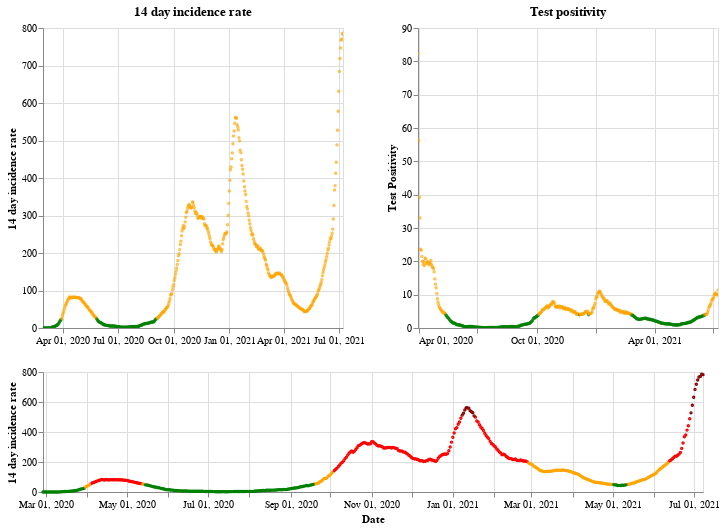

Source (notebook cell):
### Markdown cell above
## Scotland

### Code cell
plot_traffic_light('Scotland')

### Figure 1 — Vega-Lite specification as saved in the notebook (floating-point values rounded to 4 significant figures; data arrays with more than 128 entries replaced by an {"elided": "..."} marker saying what was removed)
{"config": {"view": {"continuousWidth": 400, "continuousHeight": 300}}, "vconcat": [{"hconcat": [{"mark": {"type": "point", "size": 2}, "encoding": {"color": {"condition": {"value": "green", "test": "(datum.twoWeeklyCasesRate <= 25)"}, "value": "orange"}, "tooltip": [{"type": "nominal", "field": "areaName"}, {"type": "temporal", "field": "date"}, {"type": "quantitative", "field": "twoWeeklyCasesRate"}, {"type": "quantitative", "field": "testPositivity"}], "x": {"type": "temporal", "axis": {"title": ""}, "field": "date", "scale": {"domain": {"selection": "DateBrush"}}, "timeUnit": "yearmonthdate"}, "y": {"type": "quantitative", "axis": {"title": "14 day incidence rate"}, "field": "twoWeeklyCasesRate"}}, "title": "14 day incidence rate", "width": 300}, {"mark": {"type": "point", "size": 2}, "encoding": {"color": {"condition": {"value": "green", "test": "(datum.testPositivity <= 4)"}, "value": "orange"}, "tooltip": [{"type": "nominal", "field": "areaName"}, {"type": "temporal", "field": "date"}, {"type": "quantitative", "field": "twoWeeklyCasesRate"}, {"type": "quantitative", "field": "testPositivity"}], "x": {"type": "temporal", "axis": {"title": ""}, "field": "date", "scale": {"domain": {"selection": "DateBrush"}}, "timeUnit": "yearmonthdate"}, "y": {"type": "quantitative", "axis": {"title": "Test Positivity"}, "field": "testPositivity"}}, "title": "Test positivity", "width": 300}]}, {"layer": [{"mark": {"type": "point", "size": 2}, "encoding": {"color": {"condition": {"value": "orange", "test": "(((datum.testPositivity < 4) && (datum.twoWeeklyCasesRate >= 50)) && (datum.twoWeeklyCasesRate < 200))"}, "value": "red"}, "opacity": {"condition": {"value": 1, "test": "((datum.twoWeeklyCasesRate >= 50) && (datum.twoWeeklyCasesRate < 500))"}, "value": 0}, "tooltip": [{"type": "nominal", "field": "areaName"}, {"type": "temporal", "field": "date"}, {"type": "quantitative", "field": "twoWeeklyCasesRate"}, {"type": "quantitative", "field": "testPositivity"}], "x": {"type": "temporal", "axis": {"title": "Date"}, "field": "date", "timeUnit": "yearmonthdate"}, "y": {"type": "quantitative", "axis": {"title": "14 day incidence rate"}, "field": "twoWeeklyCasesRate"}}, "selection": {"DateBrush": {"type": "interval", "encodings": ["x"], "fields": ["Time"]}}}, {"mark": {"type": "point", "size": 2}, "encoding": {"color": {"value": "darkred"}, "opacity": {"condition": {"value": 1, "test": "(datum.twoWeeklyCasesRate >= 500)"}, "value": 0}, "tooltip": [{"type": "nominal", "field": "areaName"}, {"type": "temporal", "field": "date"}, {"type": "quantitative", "field": "twoWeeklyCasesRate"}, {"type": "quantitative", "field": "testPositivity"}], "x": {"type": "temporal", "axis": {"title": "Date"}, "field": "date", "timeUnit": "yearmonthdate"}, "y": {"type": "quantitative", "axis": {"title": "14 day incidence rate"}, "field": "twoWeeklyCasesRate"}}}, {"mark": {"type": "point", "size": 2}, "encoding": {"color": {"condition": {"value": "green", "test": "((datum.testPositivity < 4) && (datum.twoWeeklyCasesRate < 50))"}, "value": "orange"}, "opacity": {"condition": {"value": 1, "test": "(datum.twoWeeklyCasesRate < 50)"}, "value": 0}, "tooltip": [{"type": "nominal", "field": "areaName"}, {"type": "temporal", "field": "date"}, {"type": "quantitative", "field": "twoWeeklyCasesRate"}, {"type": "quantitative", "field": "testPositivity"}], "x": {"type": "temporal", "axis": {"title": "Date"}, "field": "date", "timeUnit": "yearmonthdate"}, "y": {"type": "quantitative", "axis": {"title": "14 day incidence rate"}, "field": "twoWeeklyCasesRate"}}}], "height": 120, "width": 660}], "data": {"name": "data-6e8a7a931b42cd24708cda394b88358c"}, "$schema": "https://vega.github.io/schema/vega-lite/v4.8.1.json", "datasets": {"data-6e8a7a931b42cd24708cda394b88358c": {"elided": "497 records"}}}
